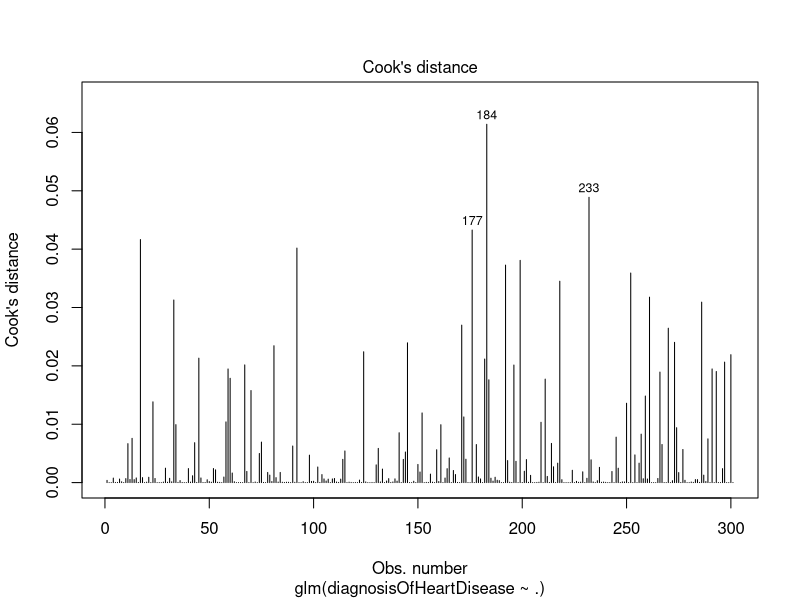

This figure's R source: (Note: this script raises an error after producing the figure.)
## ---- chunk 1
knitr::opts_chunk$set(echo = TRUE)
## ---- chunk 2
cleData <- read.csv('processedClevelandData.csv')
names(cleData)
names(cleData)[1] <- "Age"
names(cleData)[2] <- "Sex"
names(cleData)[3] <- "cp"
names(cleData)[4] <- "rbps"
names(cleData)[5] <- "Chol"
names(cleData)[6] <- "fbs"
names(cleData)[7] <- "restecg"
names(cleData)[8] <- "thalach"
names(cleData)[9] <- "exang"
names(cleData)[10] <- "oldpeak"
names(cleData)[11] <- "slope"
names(cleData)[12] <- "ca"
names(cleData)[13] <-  "thal"
names(cleData)[14] <-  "diagnosisOfHeartDisease"
cleData$Sex = factor(cleData$Sex, levels = c(1,0), labels = c("male", "female"))
cleData$cp = factor(cleData$cp, levels = c(1, 2, 3, 4), labels = c("typical angina", "atypical angina", "non-anginal pain", "asymptomatic"))  
cleData$restecg = factor(cleData$restecg, levels = c(0, 1, 2), labels = c("normal", "Wave Abnormality", "Probable left ventricular hypertrophy"))
cleData$fbs = factor(cleData$fbs, levels = c(1, 0), labels = c("true", "false"))
cleData$exang = factor(cleData$exang, levels = c(1, 0), labels = c("yes", "no"))
cleData$slope = factor(cleData$slope, levels = c(1, 2, 3), labels = c("upsloping", "flat", "downsloping"))
cleData$thal = factor(cleData$thal, levels = c(3, 6, 7), labels = c("normal", "fixed defect", "reversable defect"))
cleData$`diagnosisOfHeartDisease`[cleData$`diagnosisOfHeartDisease` > 1] <- 1
cleData$diagnosisOfHeartDisease = factor(cleData$diagnosisOfHeartDisease, levels = c(0, 1), labels = c("< 50% diameter narrowing", "> 50% diameter narrowing"))
cleData
# Load the data
#refinedCleData <- na.omit(cleData)

library(tidyverse)
library(broom)
theme_set(theme_classic())
# Fit the logistic regression model
model <- glm(diagnosisOfHeartDisease~., data = cleData, family = binomial)
# Predict the probability (p) of diabete positivity
probabilities <- predict(model, type = "response")
logit = log(probabilities/(1-probabilities))
summary(model)
plot(model, which = 4, id.n = 3)

mydata <- cleData %>% dplyr::select_if(is.numeric) 
predictors <- colnames(mydata)
# Bind the logit and tidying the data for plot
mydata <- mydata %>%
  mutate(logit = log(probabilities/(1-probabilities))) %>%
  gather(key = "predictors", value = "predictor.value", -logit)


ggplot(mydata, aes(logit, predictor.value))+
  geom_point(size = 0.5, alpha = 0.5) +
  geom_smooth(method = "loess") + 
  theme_bw() + 
  facet_wrap(~predictors, scales = "free_y")


